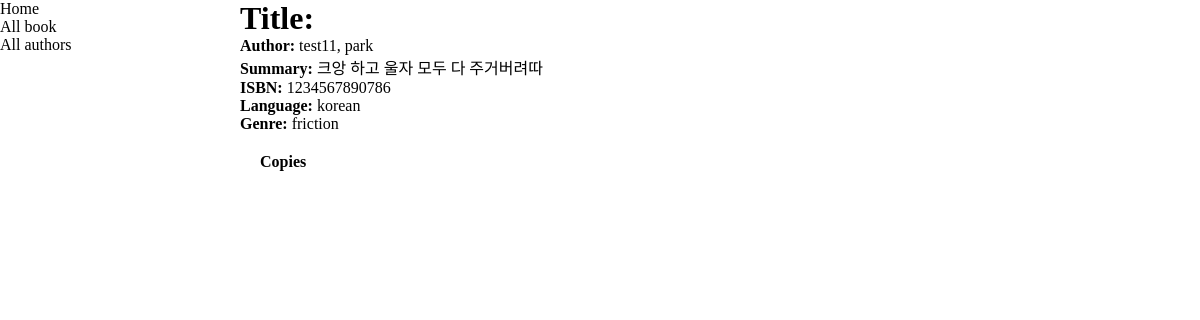
/catalog/book/2, run on an earlier commit of the app's database.
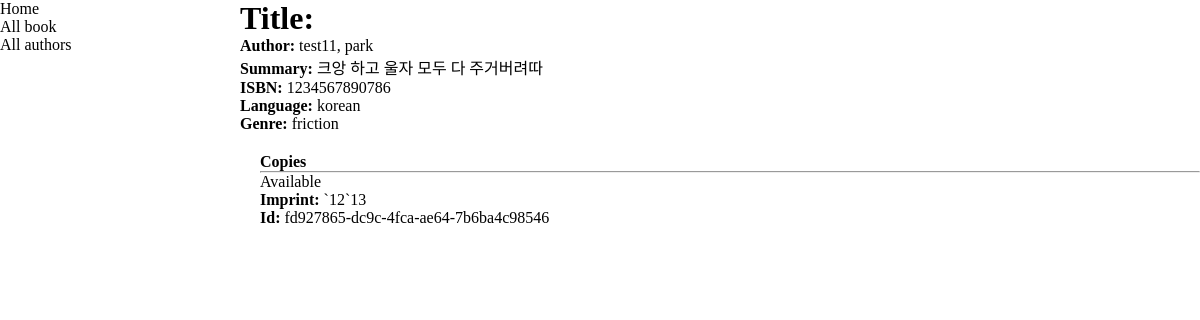
And on a later commit of the database.
### catalog/models.py (models this page shows, shortened)
class Book(models.Model):
    title = models.CharField(max_length=200)
    author = models.ForeignKey("Author", on_delete=models.SET_NULL, null=True)
    summary = models.TextField(
        max_length=1000, help_text="Enter a brief description of the book"
    )
    isbn = models.CharField(
        "ISBN",
        max_length=13,
        help_text='13 Character <a href="https://www.isbn-international.org/content/what-isbn">ISBN number</a>',
    )
    genre = models.ManyToManyField(Genre, help_text="Select a genre for this book")
    language = models.ForeignKey("Language", on_delete=models.SET_NULL, null=True)
    def display_genre(self):
        """Create a string for the Genre. This is required to display genre in Admin."""
        return ", ".join(genre.name for genre in self.genre.all()[:3])
    display_genre.short_description = "Genre"

class Author(models.Model):
    first_name = models.CharField(max_length=100)
    last_name = models.CharField(max_length=100)
    date_of_birth = models.DateField(null=True, blank=True)
    date_of_death = models.DateField("Died", null=True, blank=True)
    class Meta:
        ordering = ["last_name", "first_name"]
    def __str__(self):
        return f"{self.last_name}, {self.first_name}"

class Language(models.Model):
    name = models.CharField(
        max_length=200,
        help_text="Enter the book's natural language (e.g. English, French, Japanese etc.)",
    )
    def __str__(self):
        return self.name

class Genre(models.Model):
    name = models.CharField(
        max_length=200, help_text="Enter a book genre (e.g. Science Fiction)"
    )
    def __str__(self):
        return self.name

class BookInstance(models.Model):
    id = models.UUIDField(
        primary_key=True,
        default=uuid.uuid4,
        help_text="Unique ID for this particular book across whole library",
    )
    book = models.ForeignKey("Book", on_delete=models.SET_NULL, null=True)
    imprint = models.CharField(max_length=200)
    due_back = models.DateField(null=True, blank=True)
    LOAN_STATUS = (
        ("m", "Maintenance"),
        ("o", "On loan"),
        ("a", "Available"),
        ("r", "Reserved"),
    )
    status = models.CharField(
        max_length=1,
        choices=LOAN_STATUS,
        blank=True,
        default="m",
        help_text="Book availability",
    )
    class Meta:
        ordering = ["due_back"]

### catalog/views.py (the view)
# urls.py: path("book/<int:pk>", views.BookDetailView.as_view(), name="book-detail"),
class BookDetailView(generic.DetailView):
    model = Book

### catalog/templates/catalog/book_detail.html (shortened to what this page needs)
{% extends "base_generic.html" %}
{% block content %}
  <h1>Title: {{ author.title }}</h1>
  <p><strong>Author:</strong> <a href="">{{ book.author }}</a></p>
  <p><strong>Summary:</strong> {{ book.summary }}</p>
  <p><strong>ISBN:</strong> {{ book.isbn }}</p>
  <p><strong>Language:</strong> {{ book.language }}</p>
  <p><strong>Genre:</strong> {% for genre in book.genre.all %} {{ genre }}{% if not forloop.last %}, {% endif %}{% endfor %}</p>
  <div style="margin-left:20px;margin-top:20px">
    <h4>Copies</h4>
    {% for copy in book.bookinstance_set.all %}
      <hr>
      <p>{{ copy.get_status_display }}</p>
      <p><strong>Imprint:</strong> {{copy.imprint}}</p>
      <p class="text-muted"><strong>Id:</strong> {{copy.id}}</p>
    {% endfor %}
  </div>
{% endblock %}

### catalog/templates/base_generic.html (shortened to what this page needs)
<!DOCTYPE html>
<html lang="en">
<head>
    {% block head %}
        {% load static %}
        <link rel="stylesheet" href="{% static 'css/style.css' %}">
    {% endblock head %}
</head>
<body>
    <div class="wrap con row">
        <div class="side_bar_box cell">
        {% block side_bar %}
                <ul>
                    <li><a href="{% url 'index' %}">Home</a></li>
                    <li><a href="{% url 'books' %}"> All book </a></li>
                    <li><a href="{% url 'authors' %}">All authors</a></li>
                </ul>
        {% endblock side_bar %}
        </div>
        <div class="content_box cell">
        {% block content %}
        {% endblock content %}
    </div>
    </div>
</body>
</html>

### catalog/static/css/style.css (style rules this page uses)
* { margin: 0; padding: 0; }
ul , li { list-style: none; }
a { color: inherit ; text-decoration: none; }
.cell { float: left; }
.row::after { clear: both; content: ""; display: block; }
.con { max-width: 1200px; margin: 0 auto; }
.side_bar_box { width: 20%; }
.content_box { width: 80%; }

What changed in the data, as far as the page shows it:
added BookInstance: status "Available", imprint "`12`13", id "fd927865-dc9c-4fca-ae64-7b6ba4c98546"
